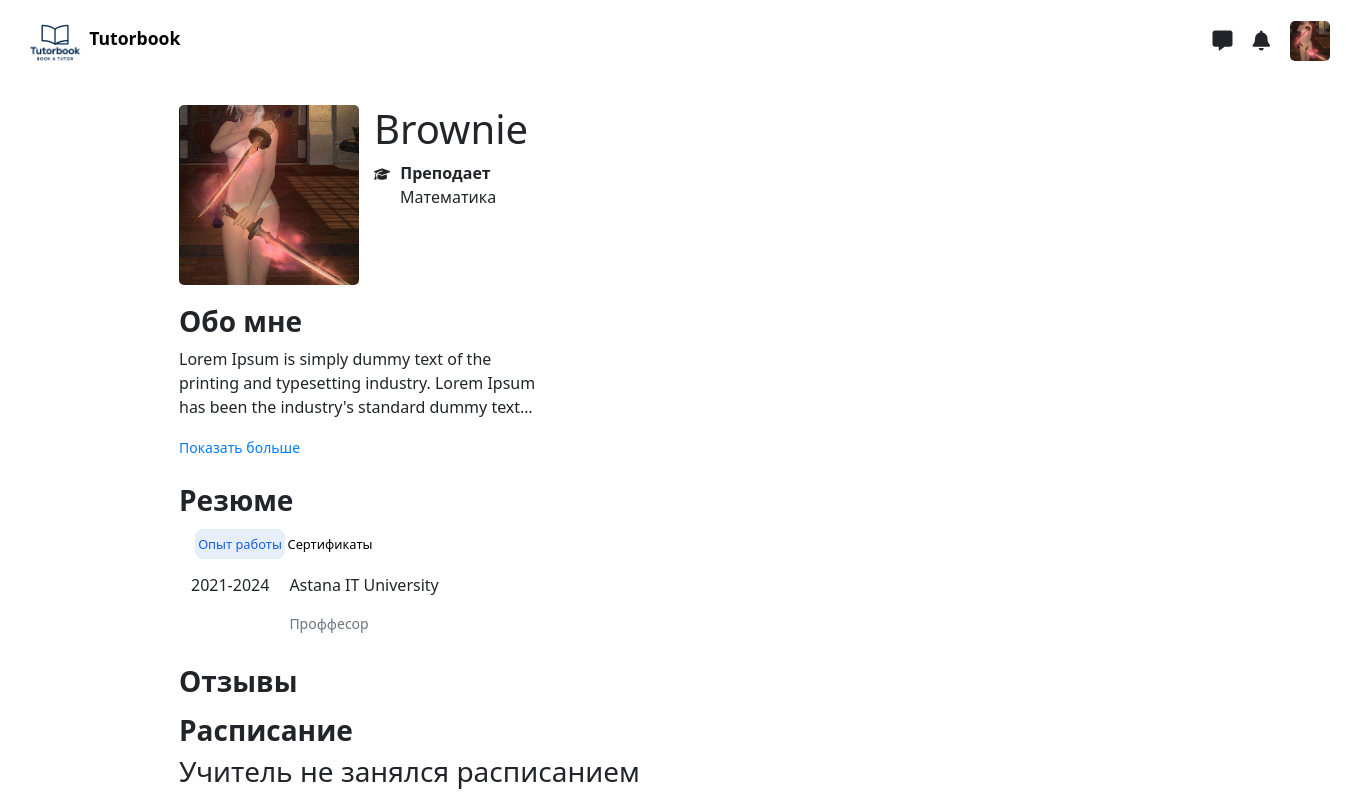
Page /teacher/profile/brownie/ on the earlier database version.
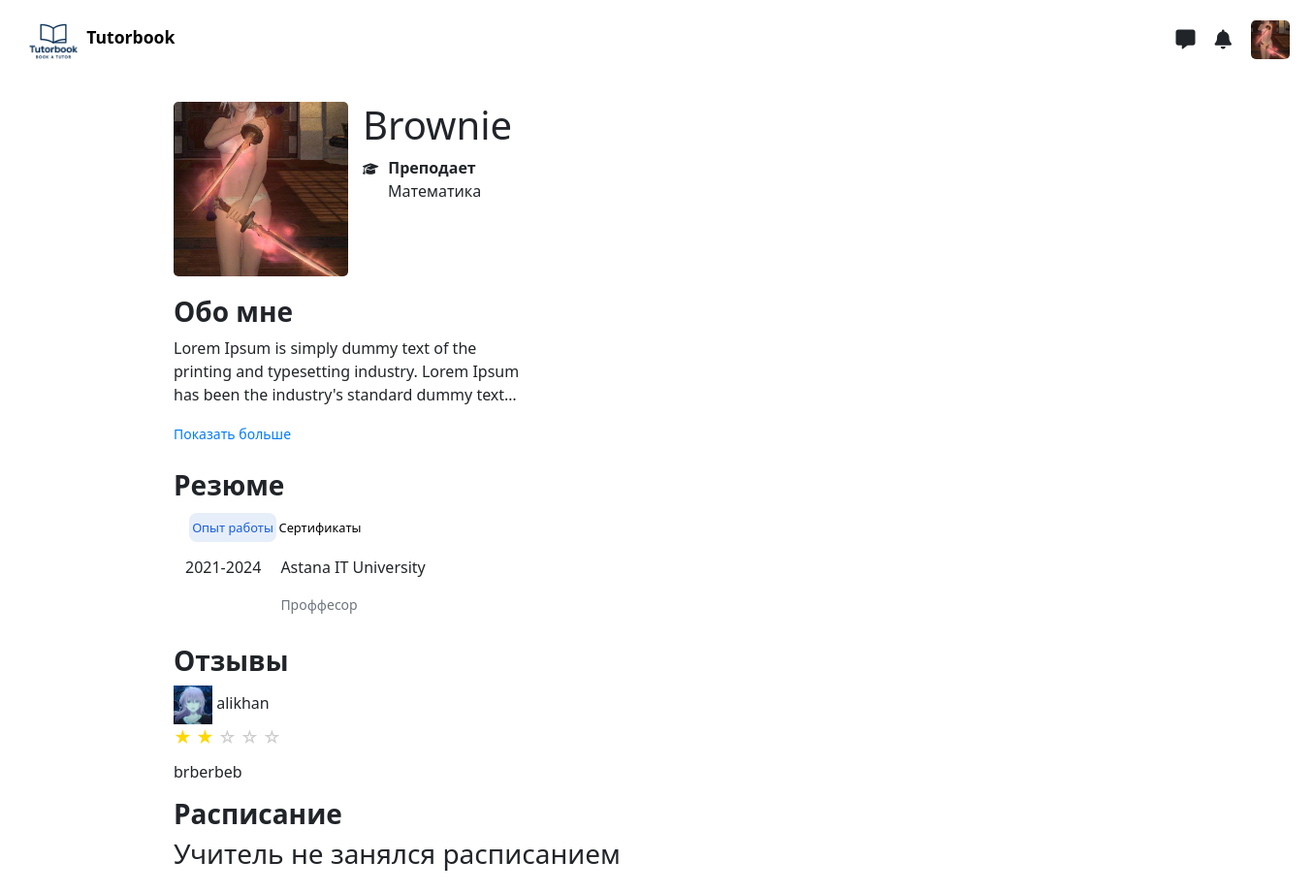
Same page on the later database version.
### teacher/models.py (models this page shows, shortened)
class Teacher(models.Model):
    user = models.OneToOneField(settings.AUTH_USER_MODEL, on_delete=models.CASCADE)
    bio = models.TextField()
    subject = models.ManyToManyField(Subject)
    price_per_hous = models.IntegerField()
    work_experience = models.IntegerField()
    avatar = models.ImageField(upload_to='avatars', default='avatar_threshold.png')
    education = models.CharField(max_length=255, verbose_name="Образование", blank=True)
    video_intro = models.URLField(blank=True, null=True)
    languages = models.CharField(max_length=255, blank=True, verbose_name="Языки преподавания")
    rating = models.FloatField(default=0.0, null=True, blank=True)
    review_count = models.PositiveIntegerField(default=0, null=True, blank=True)
    country_of_birth = CountryField(verbose_name="Страна рождения", blank=True, null=True)

class Subject(models.Model):
    name = models.CharField(max_length=30)

class Review(models.Model):
    teacher = models.ForeignKey(Teacher, on_delete=models.CASCADE, related_name='reviews')
    student = models.ForeignKey(Student, on_delete=models.SET_NULL, null=True, blank=True)
    rating = models.PositiveSmallIntegerField(choices=[(i, str(i)) for i in range(1, 6)])
    comment = models.TextField(blank=True)
    created_at = models.DateTimeField(auto_now_add=True)

### user/models.py (models this page shows, shortened)
class CustomUser(AbstractUser):
    STUDENT = 'student'
    TEACHER = 'teacher'
    ROLE_CHOICES = [
        (STUDENT, 'Студент'),
        (TEACHER, 'Учитель'),
    ]
    role = models.CharField(max_length=10, choices=ROLE_CHOICES, default=STUDENT)
    phone_number = models.CharField(max_length=20, unique=True, null=True, blank=True)

### student/models.py (models this page shows, shortened)
class Student(models.Model):
    user = models.OneToOneField(settings.AUTH_USER_MODEL, on_delete=models.CASCADE)
    avatar = models.ImageField(upload_to='static/images/avatars', default='static/images/avatar_threshold.png')

### teacher/views.py (the view)
# urls.py: path('profile/<str:username>/', teacher_profile_page , name='teacher-profile-page'),
def teacher_profile_page(request, username):
    teacher_profile = get_object_or_404(Teacher, user__username=username)
    today = timezone.now().date()
    next_week = today + timedelta(days=7)
    reviews = Review.objects.filter(teacher=teacher_profile)
    slots = ScheduleSlot.objects.filter(
        teacher=teacher_profile,
        date__range=(today, next_week)
    ).order_by('date', 'time')
    grouped_schedule = defaultdict(list)
    for slot in slots:
        grouped_schedule[slot.date].append(slot)
    context = {'teacher_profile' : teacher_profile,
               'grouped_schedule' : dict(grouped_schedule),
               'reviews' : reviews}
    return render(request, 'teacher/teacher_profile_page.html', context)

### chat/context_processors.py (called while the page is built, shortened)
def dialogs_processor(request):
    if not request.user.is_authenticated:
        return {}

### student/context_processors.py (called while the page is built, shortened)
def user_profile_context(request):
    student_profile = None
    teacher_profile = None
    return {
        'student_profile': student_profile,
        'teacher_profile': teacher_profile,
    }

### teacher/templates/teacher/teacher_profile_page.html (shortened to what this page needs)
{% extends "base.html" %}
{% load static %}
{% block content %}
<div class='profile'>
    <div class='avatar-section'>
        <img src="{% static teacher_profile.avatar.url %}" alt="Аватар учителя">
    </div>
    <div class='info-section'>
        <h1>{{teacher_profile.user.username}}</h1>
        {% for sub in teacher_profile.subject.all %}
        <i class="fa-solid fa-graduation-cap"></i><span><strong>Преподает</strong></span>
        <p>{{sub.name}}</p>
        {% endfor %}
    </div>
</div>
<div class='bio-section'>
    <h3><strong>Обо мне</strong></h3>
    <p id="bio-text" class="collapsed">{{ teacher_profile.bio }}</p>
    <button id="toggle-btn" style="display: none;">Показать больше</button>
</div>
<div class="resume-section">
    <h3><strong>Резюме</strong></h3>
    <div class="container">
      <div class="tabs">
        <label for="radio-1" class="tab">Опыт работы</label>
        <label for="radio-2" class="tab">Сертификаты</label>
        <span class="glider"></span>
      </div>
      <div class="tab-content">
        <div class="tab-pane" id="content-1">
            <div class='education-part'>
                <p>2021-2024</p>
                <div class='university-staj'>
                    <p>Astana IT University</p>
                    <p class='job'>Проффесор</p>
                </div>
            </div>
        </div>
      </div>
    </div>
  </div>
<div class='date-section'>
    <h3><strong>Отзывы</strong></h3>
    {% for rev in reviews %}
        <img src="{% static rev.student.avatar.url %}" alt="" style='width: 40px;'>
        {{rev.student.user.username}}
        <div class="stars">
            {% for i in "12345" %}
                {% if forloop.counter <= rev.rating %}
                    <span class="star filled">&#9733;</span>
                {% else %}
                    <span class="star">&#9734;</span>
                {% endif %}
            {% endfor %}
        </div>
        {{rev.comment}}
    {% endfor %}
</div>
<div class='date-section'>
    <h3><strong>Расписание</strong></h3>
    {% if grouped_schedule %}
        <table border="1" cellpadding="10">
        <tr>
            {% for date in grouped_schedule %}
                <th>{{ date|date:"D, d M" }}</th>
            {% endfor %}
        </tr>
        <tr>
            {% for date, slots in grouped_schedule.items %}
                <td>
                    {% for slot in slots %}
                        <div style="margin-bottom: 6px;">
                            {{ slot.time|time:"H:i" }}
                            {% if slot.is_booked %}
                                <span style="color: red;">(Занято)</span>
                            {% else %}
                                <span style="color: green;">(Свободно)</span>
                            {% endif %}
                        </div>
                    {% endfor %}
                </td>
            {% endfor %}
        </tr>
    </table>
  {% else %}
    <h3>Учитель не занялся расписанием</h3>
  {% endif %}
</div>
<link rel="stylesheet" href="{% static 'style/teacher/teacher_profile.css' %}">
{% endblock content %}

### templates/base.html (shortened to what this page needs)
<!DOCTYPE html>
{% load static %}
<html lang="en">
<head>
    <link rel="stylesheet" href="{% static 'style/base.css' %}">
    <link rel="stylesheet" href="https://cdn.jsdelivr.net/npm/nouislider@15.7.0/dist/nouislider.min.css">
    <link href="https://cdn.jsdelivr.net/npm/bootstrap@5.0.2/dist/css/bootstrap.min.css" rel="stylesheet">
    <link rel="stylesheet" href="https://cdnjs.cloudflare.com/ajax/libs/font-awesome/6.5.0/css/all.min.css"/>
</head>
<body>
<div class="parent">
    <div class="header">
        <a href="{% url 'teachers-list' %}" class="logo_url">
            <img src="{% static 'images/logo/logo2.png' %}" alt="" class="logo_image">
            <span class='logo_name'>Tutorbook</span>
        </a>
        <div class='icons'>
            <i class="fa-solid fa-message" onclick='toggleMenuMess()'></i>
            <i class="fa-solid fa-bell" onclick='toggleMenuNot()'></i>
            {% if student_profile and student_profile.avatar %}
            <img src="{% static student_profile.avatar.url %}" alt="Student Avatar" class="navbar-avatar" onclick='toggleMenu()' id='avatar'>
            {% elif teacher_profile and teacher_profile.avatar %}
                <img src="{% static teacher_profile.avatar.url %}" alt="Teacher Avatar" class="navbar-avatar" onclick='toggleMenu()' id='avatar'>
            {% else %}
                <img src="{% static 'images/avatar_threshold.png' %}" alt="Default Avatar" class="navbar-avatar" onclick='toggleMenu()' id='avatar'>
            {% endif %}
        </div>
    </div>
    <div class="main">
        {% block content %}
        {% endblock content %}
    </div>
</div>
<link href="https://cdn.jsdelivr.net/npm/select2@4.1.0-rc.0/dist/css/select2.min.css" rel="stylesheet" />
</body>
</html>

### static/style/base.css (style rules this page uses)
.parent { display: grid; grid-template-columns: 250px 1fr; grid-template-rows: 80px 1fr; }
.header { display: flex; justify-content: space-between; grid-column: span 5 / span 5; grid-column-start: 1; grid-row-start: 1; padding-left: 1.25rem; align-items: center; padding-top: 0.60rem; margin: 5px; }
.header a { text-decoration: none; top: 5px; }
.logo_url { margin-bottom: 7px; }
.navbar-avatar { width: 40px; height: 40px; object-fit: cover; margin-right: 20px; margin-bottom: 8px; border-radius: 5px; }
.logo_image { max-width: 60px; }
.logo_name { font-size: 1.1rem; font-weight: 600; color: #000; }
.main { grid-column: span 4 / span 4; grid-row: span 4 / span 4; grid-row-start: 2; padding: 15px; margin-left: 4px; }
.icons { display: flex; gap: 20px; }
.icons i { font-size: 20px; margin-top: 10px; }

### static/style/teacher/teacher_profile.css (style rules this page uses)
.avatar-section img { width: 180px; border-radius: 5px; }
.profile { padding: 10px; display: flex; gap: 15px; margin-left: 150px; }
.info-section h1 { text-transform: capitalize; }
.info-section i { font-size: 13px; margin-right: 10px; }
.info-section p { margin-left: 26px; }
.info-section { gap: 5px; }
.bio-section { padding: 10px; width: 30%; margin-left: 150px; }
#bio-text.collapsed { overflow: hidden; display: -webkit-box; -webkit-line-clamp: 3; -webkit-box-orient: vertical; }
#toggle-btn { background: none; border: none; color: #007bff; cursor: pointer; padding: 0; font-size: 14px; }
.date-section { width: 100%; margin-top: 15px; margin-left: 160px; }
.resume-section { margin-left: 160px; margin-top: 15px; }
.container { display: flex; justify-content: flex-start; width: 100%; margin: 0; flex-direction: column; }
.tabs { display: flex; position: relative; background-color: #fff; padding: 0.25rem; margin-left: 0; }
.tabs * { z-index: 2; }
.tab { display: flex; align-items: center; justify-content: center; height: 30px; width: 90px; font-size: 0.8rem; color: black; font-weight: 500; border-radius: 99px; cursor: pointer; transition: color 0.15s ease-in; }
.tabs .tab { transition: color 0.15s ease-in; }
#radio-1:checked ~ .tabs label[for="radio-1"], #radio-2:checked ~ .tabs label[for="radio-2"] { color: #185ee0; }
#radio-1:checked ~ .tabs .glider { transform: translateX(0%); }
.glider { position: absolute; display: flex; height: 30px; width: 90px; background-color: #e6eef9; z-index: 1; border-radius: 8px; transition: 0.15s ease-out; }
#radio-1:checked ~ .tab-content #content-1 { display: block; }
.tab-pane { display: none; }
.tab-content { margin-top: 10px; }
.education-part { display: flex; gap: 20px; width: 60%; }
.job { font-size: 14px; color: #6c757d; margin-top: 3px; }

### teacher/templates/teacher/teacher_profile_page.html (style rules this page uses)
.stars { margin-bottom: 10px; }
.star { font-size: 18px; color: #ccc; }
.star.filled { color: gold; }

Differences in the rows shown:
added Review: student.avatar (picture), student.user.username "alikhan", rating 2 (drawn), comment "brberbeb"
